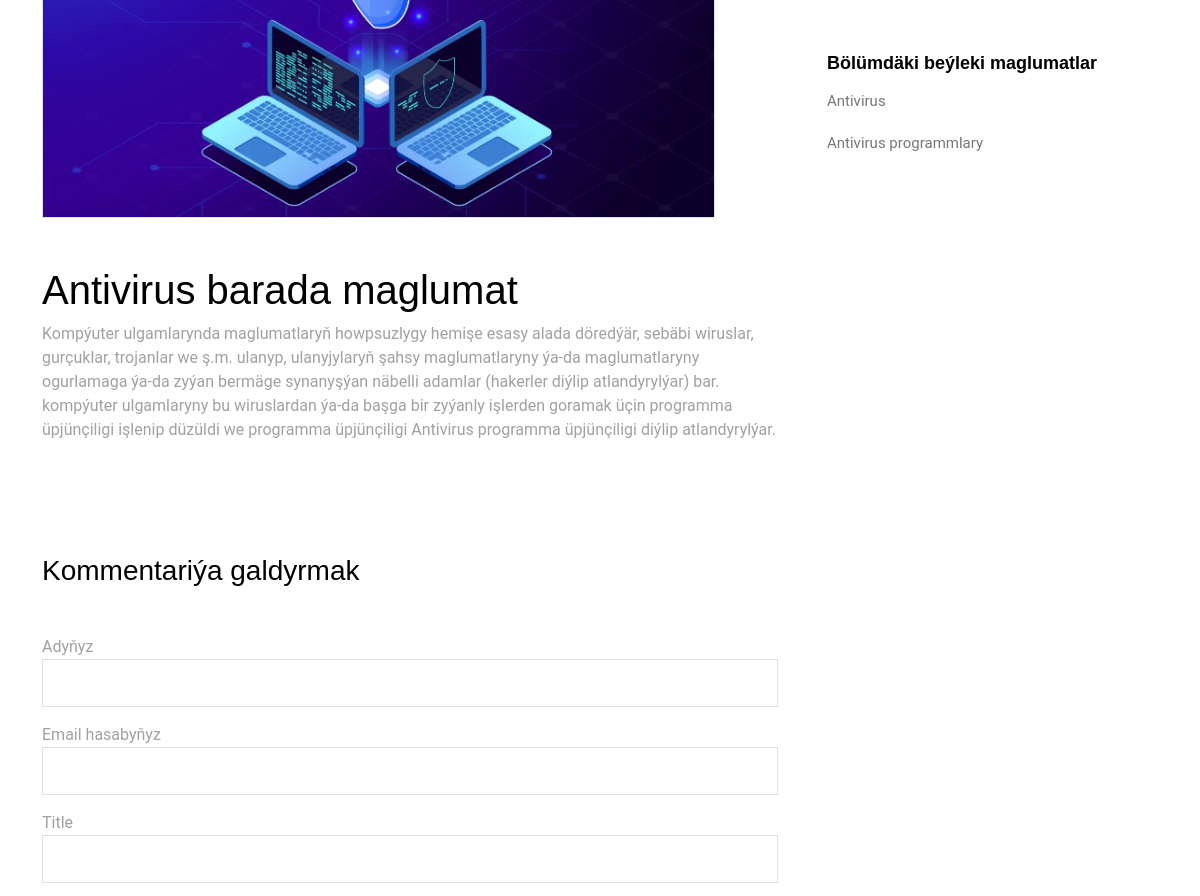
Page /defense_detail/2/1 (middle part) on the earlier database version.
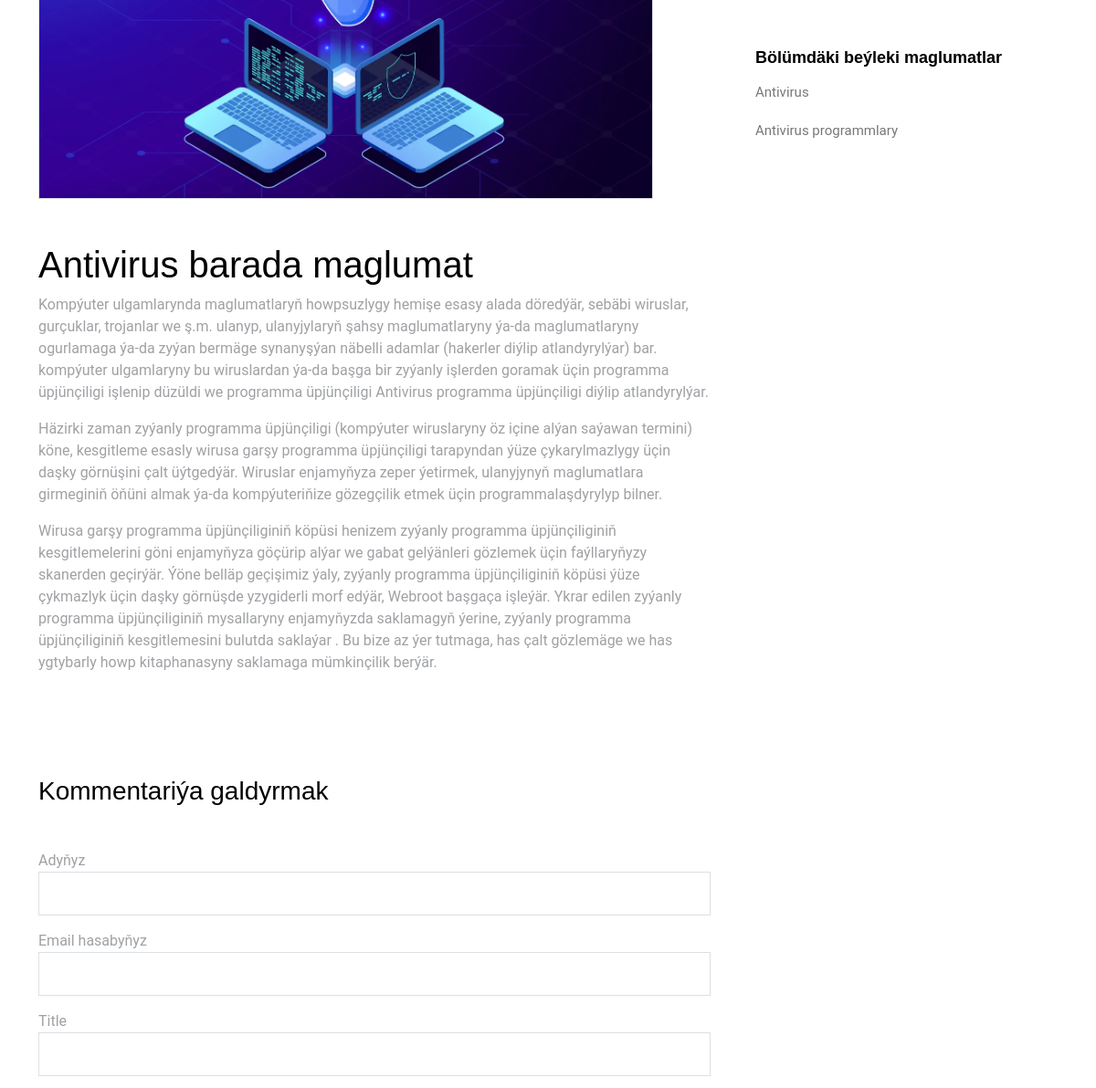
Same page on the later database version.
### main/models.py (models this page shows, shortened)
class CyberDefenseTools(models.Model):
    name = models.CharField(max_length=100)
    category = models.ForeignKey(CyberDefenseCategories, on_delete=models.CASCADE)
    img=models.ImageField(upload_to='img/cyber_defense_tools')
    context = RichTextField()
    date=models.DateTimeField(auto_now=True)
    class Meta:
        verbose_name_plural = "Cyber_Defense_Tools"
        verbose_name = "Cyber_Defense_Tool"
        ordering = ['name']
        db_table = 'cyber_defense_tools'

### main/views.py (the view)
# urls.py: path('defense_detail/<int:category_id>/<int:id>',views.defense_detail,name='defense_detail'),
def defense_detail(request,category_id,id):
    cyberdefense = models.CyberDefenseTools.objects.filter(category__id=category_id)
    defense_detail = models.CyberDefenseTools.objects.get(id=id)
    context={
        'defense_detail':defense_detail,
        'cyberdefense':cyberdefense,
        'category_id':category_id
    }
    return render(request, 'defensedetail.html',context)

### templates/defensedetail.html (shortened to what this page needs)
{% extends 'base.html' %}
{% load static %} {% block content %}
<main id="main">
  <section class="site-section mb-4">
    <div class="container">
      <div class="row">
        <div class="col-md-8 blog-content">
          <div class="row mb-5">
            <div class="col-md-11">
              <img
                src="{{defense_detail.img.url}}"
                class="img-fluid border"
                style="width: 100%"
              />
            </div>
          </div>
          <p>{{defense_detail.context|safe }}</p>
          <div class="pt-5">
            <div class="comment-form-wrap pt-5">
              <h3 class="mb-5">Kommentariýa galdyrmak</h3>
              <form action="#" class="">
                <div class="form-group">
                  <label for="name">Adyňyz</label>
                  <input type="text" class="form-control" id="name" />
                </div>
                <div class="form-group mt-3">
                  <label for="email">Email hasabyňyz</label>
                  <input type="email" class="form-control" id="email" />
                </div>
                <div class="form-group mt-3">
                  <label for="website">Title</label>
                  <input type="url" class="form-control" id="website" />
                </div>
              </form>
            </div>
          </div>
        </div>
        <div class="col-md-4 sidebar">
          <div class="sidebar-box">
            <div class="categories">
              <h3><b>Bölümdäki beýleki maglumatlar</b></h3>
              {% for defense in cyberdefense %}
              <li>
                <a href="{% url 'defense_detail' category_id defense.id %}">{{defense.name}} </a>
              </li>
              {% endfor %}
            </div>
          </div>
        </div>
      </div>
    </div>
  </section>
</main>
{% endblock %}

Differences in the rows shown:
changed CyberDefenseTools "Antivirus": context "…programma üpjünçiligi diýlip atlandyrylýar." → "…programma üpjünçiligi diýlip atlandyrylýar. Häzirki zaman zyýanly programma üpjünçiligi (kompýuter wiruslaryny öz içine alýan saýawan termini) köne, kesgitleme esasly wirusa garşy programma üpjünçiligi tarapyndan ýüze çykarylmazlygy üçin daşky görnüşini çalt üýtgedýär. Wiruslar enjamyňyza zeper ýetirmek, ulanyjynyň maglumatlara girmeginiň öňüni almak ýa-da kompýuteriňize gözegçilik etmek üçin programmalaşdyrylyp bilner. Wirusa garşy programma üpjünçiliginiň köpüsi henizem zyýanly programma üpjünçiliginiň kesgitlemelerini göni enjamyňyza göçürip alýar we gabat gelýänleri gözlemek üçin faýllaryňyzy skanerden geçirýär. Ýöne belläp geçişimiz ýaly, zyýanly programma üpjünçiliginiň köpüsi ýüze…"
